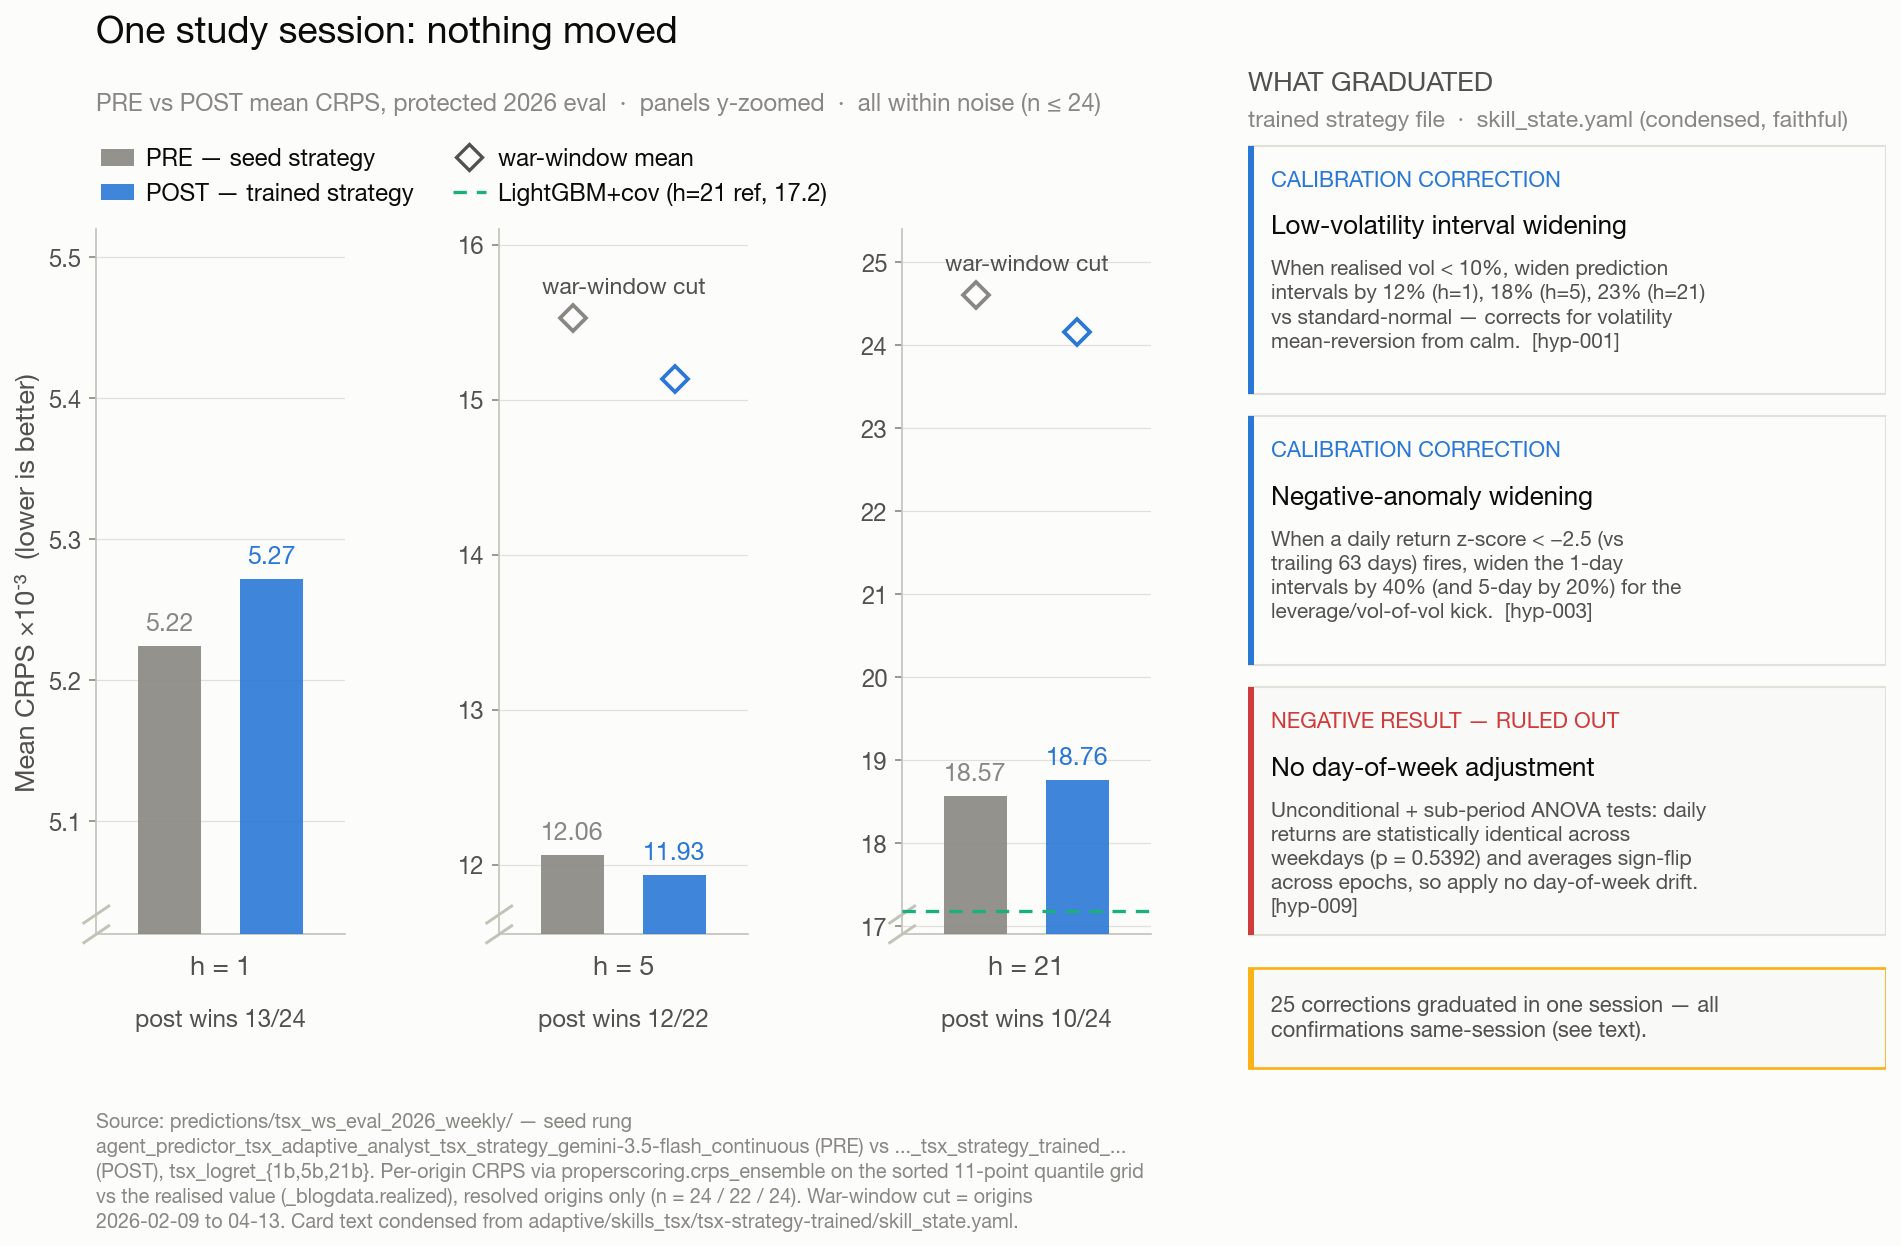

Reproduce this figure in Python.
"""Part-2 fig4: one adaptive study session, graded as a null result.

LEFT -- pre/post paired CRPS on the protected 2026 eval. Grouped bars by horizon
(h=1, 5, 21): PRE = the seed strategy rung
(``agent_predictor_tsx_adaptive_analyst_tsx_strategy_gemini-3.5-flash_continuous``)
vs POST = the trained strategy rung
(``..._tsx_strategy_trained_gemini-3.5-flash_continuous``). Per-origin CRPS via the
same ``properscoring.crps_ensemble`` over the sorted 11-point quantile grid as
Part-1, over the origins each rung resolved (n = 24 / 22 / 24). Per-horizon
post-win counts are annotated; small open markers show the war-window cut
(origins 2026-02-09..2026-04-13) at h=5 and h=21; a subtle reference line marks
darts_lightgbm_cov's h=21 mean for rank context. The horizon-mean differences run
both ways and are all within noise (n<=24) -- an honest null.

RIGHT -- a faithful, condensed excerpt of the trained strategy file
(``adaptive/skills_tsx/tsx-strategy-trained/skill_state.yaml``): two graduated
calibration corrections and one recorded NEGATIVE result (the day-of-week ANOVA
finding), styled as Part-2 fig2's cards.

The script recomputes every plotted CRPS and asserts the six horizon means, the
two war-window cuts, the reference mean, and the three win counts reproduce the
pinned values to 1e-5 before writing the PNG.

Run (from the worktree root, with the refreshed store on hand):
``BLOG_WS_DATA_ROOT=.../workshop_experiments/workshop_experiments/data \
  uv run python blog/part-2/assets/fig4_adaptive_prepost.py``
"""

from __future__ import annotations

import sys
from pathlib import Path

_P1_ASSETS = Path(__file__).resolve().parents[2] / "part-1" / "assets"
sys.path.insert(0, str(_P1_ASSETS))

import _blogdata as bd  # noqa: E402
import matplotlib.pyplot as plt  # noqa: E402
import numpy as np  # noqa: E402
import pandas as pd  # noqa: E402


SPEC = "tsx_ws_eval_2026_weekly"
PRE = "agent_predictor_tsx_adaptive_analyst_tsx_strategy_gemini-3.5-flash_continuous"
POST = "agent_predictor_tsx_adaptive_analyst_tsx_strategy_trained_gemini-3.5-flash_continuous"
TREE = "darts_lightgbm_cov"
TASK = {1: "tsx_logret_1b", 5: "tsx_logret_5b", 21: "tsx_logret_21b"}
HS = [1, 5, 21]

WAR_START, WAR_END = pd.Timestamp("2026-02-09"), pd.Timestamp("2026-04-13")

# Pinned values the recompute must reproduce (tolerance 1e-5).
REF_PRE = {1: 0.0052246, 5: 0.0120594, 21: 0.0185683}
REF_POST = {1: 0.0052720, 5: 0.0119320, 21: 0.0187625}
REF_WARPRE = {5: 0.0155245, 21: 0.0246009}
REF_WARPOST = {5: 0.0151359, 21: 0.0241618}
REF_TREE21 = 0.0171834
REF_WINS = {1: (13, 24), 5: (12, 22), 21: (10, 24)}

C_PRE = bd.INK["muted"]     # seed strategy (baseline grey)
C_POST = bd.CAT["blue"]     # trained strategy (accent)


def _paired(h: int):
    """Return (pre_mean, post_mean, n, post_wins, war_pre, war_post) for horizon h."""
    task = TASK[h]
    pre = bd.crps_series(SPEC, PRE, task)
    post = bd.crps_series(SPEC, POST, task)
    common = pre.index.intersection(post.index)
    pre, post = pre.loc[common], post.loc[common]
    n = int(len(common))
    wins = int((post.values < pre.values).sum())
    mask = (common >= WAR_START) & (common <= WAR_END)
    war_pre = float(pre.loc[mask].mean()) if mask.any() else float("nan")
    war_post = float(post.loc[mask].mean()) if mask.any() else float("nan")
    return float(pre.mean()), float(post.mean()), n, wins, war_pre, war_post


def main() -> None:
    bd.apply_style()

    pre_m, post_m, n_of, wins_of, warpre, warpost = {}, {}, {}, {}, {}, {}
    for h in HS:
        pm, qm, n, w, wp, wq = _paired(h)
        pre_m[h], post_m[h], n_of[h], wins_of[h] = pm, qm, n, w
        if h in (5, 21):
            warpre[h], warpost[h] = wp, wq

    tree21 = float(bd.crps_series(SPEC, TREE, TASK[21]).mean())

    # ---- Asserts: recompute must reproduce the pinned references -----------
    for h in HS:
        assert abs(pre_m[h] - REF_PRE[h]) <= 1e-5, f"pre h={h}: {pre_m[h]:.7f}"
        assert abs(post_m[h] - REF_POST[h]) <= 1e-5, f"post h={h}: {post_m[h]:.7f}"
        assert (wins_of[h], n_of[h]) == REF_WINS[h], f"wins h={h}: {wins_of[h]}/{n_of[h]}"
    for h in (5, 21):
        assert abs(warpre[h] - REF_WARPRE[h]) <= 1e-5, f"warpre h={h}: {warpre[h]:.7f}"
        assert abs(warpost[h] - REF_WARPOST[h]) <= 1e-5, f"warpost h={h}: {warpost[h]:.7f}"
    assert abs(tree21 - REF_TREE21) <= 1e-5, f"tree21: {tree21:.7f}"

    # ---- Figure ------------------------------------------------------------
    # The three horizons live on very different CRPS scales (~5 / ~12 / ~18.5
    # ×10⁻³), so a single shared axis cannot zoom. We give each horizon its own
    # y-zoomed panel with a non-zero baseline (and a break cue) so the ~2%
    # pre-vs-post difference reads as near-identical-but-visible, not as two
    # identical bars. War-window means stay as open diamonds above each pair.
    fig = plt.figure(figsize=(12.9, 7.9))
    # Left three horizon panels and the right card are decoupled so the card can
    # use nearly the full height while the panels leave room for their labels.
    gs_left = fig.add_gridspec(1, 3, left=0.06, right=0.605, top=0.80, bottom=0.205, wspace=0.62)
    axes_h = [fig.add_subplot(gs_left[i]) for i in range(3)]
    axc = fig.add_axes([0.655, 0.075, 0.33, 0.86])

    # Per-horizon zoomed y-window (×10⁻³): brackets the pre/post bars, the war
    # markers, and (h=21) the LightGBM+cov reference, from a non-zero baseline.
    YLIM = {1: (5.02, 5.52), 5: (11.55, 16.1), 21: (16.9, 25.4)}
    bw = 0.62
    xpre, xpost = 0.0, 1.0

    for ax, h in zip(axes_h, HS):
        y0, y1 = YLIM[h]
        rng = y1 - y0
        pv, qv = pre_m[h] * 1000, post_m[h] * 1000
        ax.bar(xpre, pv, width=bw, color=C_PRE, alpha=0.9, zorder=3)
        ax.bar(xpost, qv, width=bw, color=C_POST, alpha=0.9, zorder=3)
        ax.text(xpre, pv + rng * 0.015, f"{pv:.2f}", ha="center", va="bottom",
                fontsize=12, fontweight="bold", color=C_PRE)
        ax.text(xpost, qv + rng * 0.015, f"{qv:.2f}", ha="center", va="bottom",
                fontsize=12, fontweight="bold", color=C_POST)

        # War-window cut markers (h=5, h=21).
        if h in warpre:
            ax.plot(xpre, warpre[h] * 1000, marker="D", ms=9, mfc=bd.INK["surface"],
                    mec=C_PRE, mew=1.8, zorder=5, clip_on=False)
            ax.plot(xpost, warpost[h] * 1000, marker="D", ms=9, mfc=bd.INK["surface"],
                    mec=C_POST, mew=1.8, zorder=5, clip_on=False)
            ax.text(0.5, (warpre[h] * 1000 + rng * 0.03), "war-window cut",
                    ha="center", va="bottom", fontsize=11, color=bd.INK["secondary"])

        # h=21: LightGBM+cov reference line for rank context. It is labelled in the
        # top legend (the panel center is filled by bars, so no in-panel label fits
        # near the line without colliding).
        if h == 21:
            ax.axhline(tree21 * 1000, color=bd.CAT["aqua"], lw=1.6, ls=(0, (4, 3)), zorder=4)

        ax.set_xlim(-0.72, 1.72)
        ax.set_ylim(y0, y1)
        ax.set_xticks([0.5])
        ax.set_xticklabels([f"h = {h}"], fontsize=13, fontweight="bold")
        ax.tick_params(axis="x", length=0, pad=10)
        ax.tick_params(axis="y", labelsize=11.5)
        ax.grid(axis="x", visible=False)
        ax.grid(axis="y", visible=True, color=bd.INK["grid"], lw=0.6)
        ax.set_axisbelow(True)
        # Post-win count under each panel (below the h = N label).
        ax.text(0.5, -0.105, f"post wins {wins_of[h]}/{n_of[h]}",
                transform=ax.transAxes, ha="center", va="top",
                fontsize=11.5, color=bd.INK["secondary"], fontweight="bold")
        # Break cue: diagonal slashes at the non-zero baseline.
        _bk = dict(transform=ax.transAxes, color=bd.INK["axis"], clip_on=False, lw=1.4)
        ax.plot([-0.05, 0.05], [-0.012, 0.012], **_bk)
        ax.plot([-0.05, 0.05], [0.016, 0.040], **_bk)

    axes_h[0].set_ylabel("Mean CRPS ×10⁻³  (lower is better)", fontsize=13)

    # Legend (PRE / POST / war marker) + title/subtitle spanning the left block.
    from matplotlib.patches import Patch  # noqa: E402
    from matplotlib.lines import Line2D as _L2D  # noqa: E402
    handles = [
        Patch(facecolor=C_PRE, alpha=0.9, label="PRE — seed strategy"),
        Patch(facecolor=C_POST, alpha=0.9, label="POST — trained strategy"),
        _L2D([0], [0], marker="D", ls="none", mfc=bd.INK["surface"], mec=bd.INK["secondary"],
             mew=1.6, ms=9, label="war-window mean"),
        _L2D([0], [0], color=bd.CAT["aqua"], lw=1.6, ls=(0, (4, 3)),
             label=f"LightGBM+cov (h=21 ref, {tree21 * 1000:.1f})"),
    ]
    # Two columns × two rows keeps the legend inside the left panel block so it
    # never runs into the right-hand "WHAT GRADUATED" cards.
    axes_h[0].legend(handles=handles, loc="lower left", fontsize=11.5, handlelength=1.4,
                     bbox_to_anchor=(-0.02, 1.02), ncol=2, frameon=False,
                     columnspacing=1.6, handletextpad=0.5, borderaxespad=0)
    fig.text(0.06, 0.958, "One study session: nothing moved", fontsize=18,
             fontweight="bold", color=bd.INK["primary"], ha="left")
    fig.text(0.06, 0.915,
             "PRE vs POST mean CRPS, protected 2026 eval  ·  panels y-zoomed  ·  all within noise (n ≤ 24)",
             fontsize=11.5, color=bd.INK["muted"], ha="left", va="top")

    # ================= RIGHT: strategy-file excerpt card ====================
    axc.set_xlim(0, 1)
    axc.set_ylim(0, 1)
    axc.axis("off")

    axc.text(0.0, 0.998, "WHAT GRADUATED", fontsize=13, fontweight="bold",
             color=bd.INK["secondary"], ha="left", va="top")
    axc.text(0.0, 0.960, "trained strategy file  ·  skill_state.yaml (condensed, faithful)",
             fontsize=11, color=bd.INK["muted"], ha="left", va="top")

    # (accent, kind_tag, tag_color, title, body)
    CARDS = [
        (bd.CAT["blue"], "CALIBRATION CORRECTION", bd.CAT["blue"],
         "Low-volatility interval widening",
         "When realised vol < 10%, widen prediction intervals by 12% (h=1), "
         "18% (h=5), 23% (h=21) vs standard-normal — corrects for volatility "
         "mean-reversion from calm.  [hyp-001]"),
        (bd.CAT["blue"], "CALIBRATION CORRECTION", bd.CAT["blue"],
         "Negative-anomaly widening",
         "When a daily return z-score < −2.5 (vs trailing 63 days) fires, widen "
         "the 1-day intervals by 40% (and 5-day by 20%) for the leverage/vol-of-vol "
         "kick.  [hyp-003]"),
        (bd.STATUS["critical"], "NEGATIVE RESULT — RULED OUT", bd.STATUS["critical"],
         "No day-of-week adjustment",
         "Unconditional + sub-period ANOVA tests: daily returns are statistically "
         "identical across weekdays (p = 0.5392) and averages sign-flip across "
         "epochs, so apply no day-of-week drift.  [hyp-009]"),
    ]

    top, bot, gap = 0.925, 0.150, 0.022
    n = len(CARDS)
    ch = (top - bot - (n - 1) * gap) / n
    for i, (accent, tag, tagc, title, body) in enumerate(CARDS):
        y1 = top - i * (ch + gap)
        y0 = y1 - ch
        neg = tag.startswith("NEGATIVE")
        face = bd.INK["page"] if neg else bd.INK["surface"]
        axc.add_patch(plt.Rectangle((0.0, y0), 1.0, ch, facecolor=face,
                                    edgecolor=bd.INK["grid"], lw=1.0, zorder=1))
        axc.add_patch(plt.Rectangle((0.0, y0), 0.010, ch, facecolor=accent, lw=0, zorder=2))
        axc.text(0.036, y1 - 0.024, tag, ha="left", va="top", fontsize=10.5,
                 fontweight="bold", color=tagc)
        axc.text(0.036, y1 - 0.068, title, ha="left", va="top", fontsize=12.5,
                 fontweight="bold", color=bd.INK["primary"])
        axc.text(0.036, y1 - 0.112, _wrap(body, 46), ha="left", va="top",
                 fontsize=10, color=bd.INK["secondary"], linespacing=1.34)

    # Footer label.
    axc.add_patch(plt.Rectangle((0.0, 0.020), 1.0, 0.098, facecolor=bd.INK["page"],
                                edgecolor=bd.STATUS["warning"], lw=1.3, zorder=1))
    axc.add_patch(plt.Rectangle((0.0, 0.020), 0.010, 0.098, facecolor=bd.STATUS["warning"],
                                lw=0, zorder=2))
    axc.text(0.036, 0.069,
             _wrap("25 corrections graduated in one session — all confirmations "
                   "same-session (see text).", 54),
             ha="left", va="center", fontsize=10.5, color=bd.INK["secondary"],
             linespacing=1.32)

    # Footnote wrapped to fill the LEFT panel-block width (x 0.06 .. ~0.60) so it
    # spans all three subplots but never runs under the right-hand cards.
    _foot = (
        "Source: predictions/tsx_ws_eval_2026_weekly/ — seed rung "
        "agent_predictor_tsx_adaptive_analyst_tsx_strategy_gemini-3.5-flash_continuous "
        "(PRE) vs ..._tsx_strategy_trained_... (POST), tsx_logret_{1b,5b,21b}. Per-origin "
        "CRPS via properscoring.crps_ensemble on the sorted 11-point quantile grid vs the "
        "realised value (_blogdata.realized), resolved origins only (n = 24 / 22 / 24). "
        "War-window cut = origins 2026-02-09 to 04-13. Card text condensed from "
        "adaptive/skills_tsx/tsx-strategy-trained/skill_state.yaml."
    )
    fig.text(
        0.06, 0.055, _wrap(_foot, 116),
        fontsize=9.5, color=bd.INK["muted"], ha="left", va="top", linespacing=1.4,
    )

    out = Path(__file__).resolve().parent / "fig4_adaptive_prepost.png"
    fig.savefig(out, dpi=150, bbox_inches="tight", facecolor=bd.INK["surface"])
    print(f"wrote {out}")
    for h in HS:
        extra = ""
        if h in warpre:
            extra = f"  war: pre={warpre[h]:.5f} post={warpost[h]:.5f}"
        print(f"h={h:2d}  pre={pre_m[h]:.5f}  post={post_m[h]:.5f}  wins={wins_of[h]}/{n_of[h]}{extra}")
    print(f"darts_lightgbm_cov h=21 = {tree21:.5f}")


def _wrap(text: str, width: int) -> str:
    import textwrap
    return "\n".join(textwrap.wrap(text, width=width))


if __name__ == "__main__":
    main()
